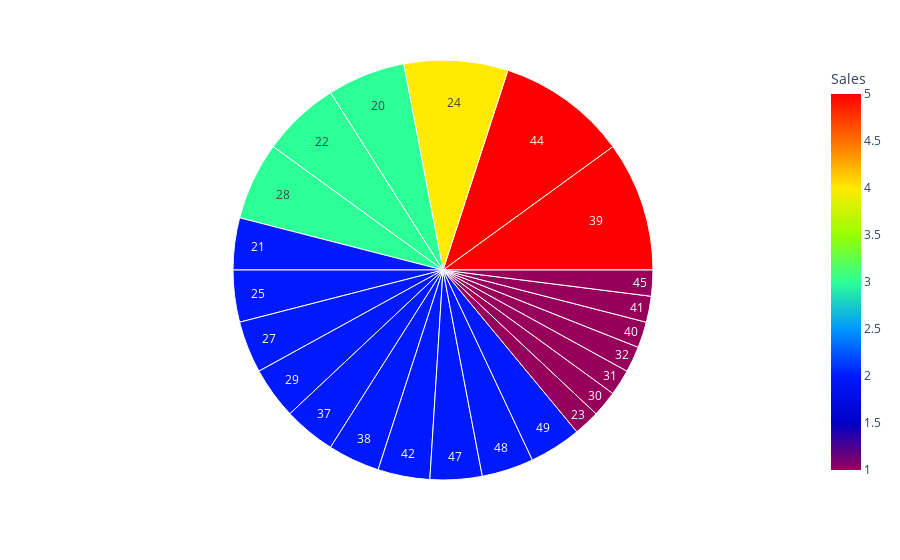

Write notebook code for a chart like this one.
### Code cell
sale_percent = top50["Sales"].value_counts()
sale_percent = pd.DataFrame(sale_percent)
sale_percent = sale_percent.reset_index()
fig =px.sunburst(sale_percent,  path=['index'],values='Sales',color_continuous_scale='rainbow'
                ,color='Sales')
fig.show()

### Figure 1 — Plotly figure (JSON) as saved in the notebook; plotly's stock layout.template omitted (floating-point values rounded to 4 significant figures)
{"data": [{"branchvalues": "total", "customdata": [[3], [2], [3], [1], [4], [2], [2], [3], [2], [1], [1], [1], [2], [2], [5], [1], [1], [2], [5], [1], [2], [2], [2]], "domain": {"x": [0, 1], "y": [0, 1]}, "hovertemplate": "labels=%{label}<br>Sales_sum=%{value}<br>parent=%{parent}<br>id=%{id}<br>Sales=%{color}<extra></extra>", "ids": ["20", "21", "22", "23", "24", "25", "27", "28", "29", "30", "31", "32", "37", "38", "39", "40", "41", "42", "44", "45", "47", "48", "49"], "labels": ["20", "21", "22", "23", "24", "25", "27", "28", "29", "30", "31", "32", "37", "38", "39", "40", "41", "42", "44", "45", "47", "48", "49"], "marker": {"coloraxis": "coloraxis", "colors": [3, 2, 3, 1, 4, 2, 2, 3, 2, 1, 1, 1, 2, 2, 5, 1, 1, 2, 5, 1, 2, 2, 2]}, "name": "", "parents": ["", "", "", "", "", "", "", "", "", "", "", "", "", "", "", "", "", "", "", "", "", "", ""], "type": "sunburst", "values": [3, 2, 3, 1, 4, 2, 2, 3, 2, 1, 1, 1, 2, 2, 5, 1, 1, 2, 5, 1, 2, 2, 2]}], "layout": {"coloraxis": {"colorbar": {"title": {"text": "Sales"}}, "colorscale": [[0, "rgb(150,0,90)"], [0.125, "rgb(0,0,200)"], [0.25, "rgb(0,25,255)"], [0.375, "rgb(0,152,255)"], [0.5, "rgb(44,255,150)"], [0.625, "rgb(151,255,0)"], [0.75, "rgb(255,234,0)"], [0.875, "rgb(255,111,0)"], [1, "rgb(255,0,0)"]]}, "legend": {"tracegroupgap": 0}, "margin": {"t": 60}}}
